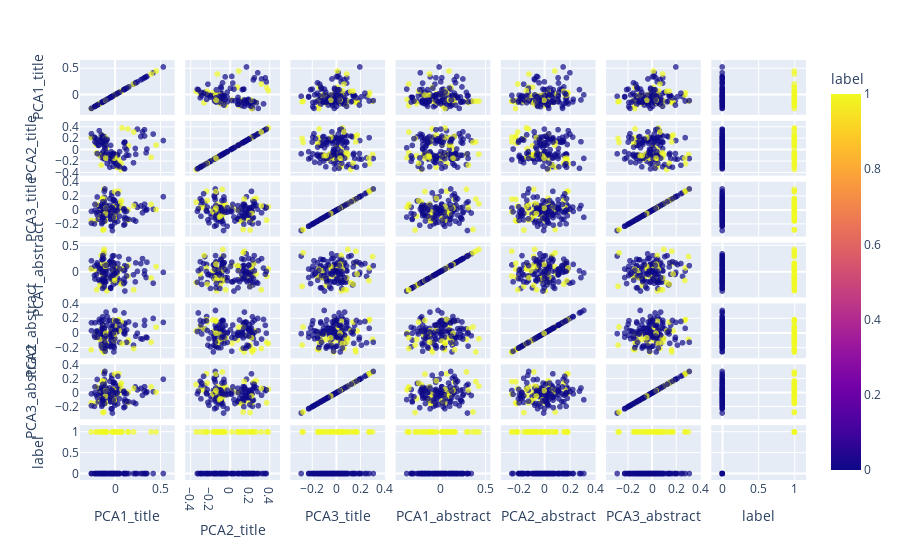

Notebook cell for this chart:
### Code cell
col = ["PCA1_title", "PCA2_title", "PCA3_title", "PCA1_abstract", "PCA2_abstract", "PCA3_abstract", "label"]

fig = px.scatter_matrix(df_filtered[col], color="label", opacity=0.7)

fig.show()

### Figure 1 — Plotly figure (JSON) as saved in the notebook; plotly's stock layout.template omitted (floating-point values rounded to 4 significant figures; data arrays with more than 128 entries replaced by an {"elided": "..."} marker saying what was removed)
{"data": [{"dimensions": [{"axis": {"matches": true}, "label": "PCA1_title", "values": {"elided": "155 float values"}}, {"axis": {"matches": true}, "label": "PCA2_title", "values": {"elided": "155 float values"}}, {"axis": {"matches": true}, "label": "PCA3_title", "values": {"elided": "155 float values"}}, {"axis": {"matches": true}, "label": "PCA1_abstract", "values": {"elided": "155 float values"}}, {"axis": {"matches": true}, "label": "PCA2_abstract", "values": {"elided": "155 float values"}}, {"axis": {"matches": true}, "label": "PCA3_abstract", "values": {"elided": "155 float values"}}, {"axis": {"matches": true}, "label": "label", "values": {"elided": "155 int values"}}], "hovertemplate": "%{xaxis.title.text}=%{x}<br>%{yaxis.title.text}=%{y}<br>label=%{marker.color}<extra></extra>", "legendgroup": "", "marker": {"color": {"elided": "155 int values"}, "coloraxis": "coloraxis", "opacity": 0.7, "symbol": "circle"}, "name": "", "showlegend": false, "type": "splom"}], "layout": {"coloraxis": {"colorbar": {"title": {"text": "label"}}, "colorscale": [[0, "#0d0887"], [0.1111, "#46039f"], [0.2222, "#7201a8"], [0.3333, "#9c179e"], [0.4444, "#bd3786"], [0.5556, "#d8576b"], [0.6667, "#ed7953"], [0.7778, "#fb9f3a"], [0.8889, "#fdca26"], [1, "#f0f921"]]}, "dragmode": "select", "legend": {"tracegroupgap": 0}, "margin": {"t": 60}}}
